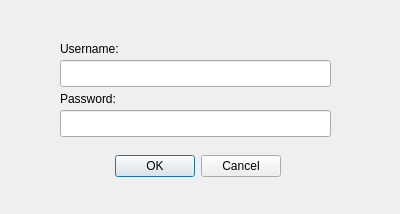
<?xml version="1.0" encoding="UTF-8"?>
<ui version="4.0">
 <class>RegisterDialog</class>
 <widget class="QDialog" name="RegisterDialog">
  <property name="geometry">
   <rect>
    <x>0</x>
    <y>0</y>
    <width>400</width>
    <height>214</height>
   </rect>
  </property>
  <property name="windowTitle">
   <string>Dialog</string>
  </property>
  <widget class="QDialogButtonBox" name="buttonBox">
   <property name="geometry">
    <rect>
     <x>-60</x>
     <y>150</y>
     <width>341</width>
     <height>32</height>
    </rect>
   </property>
   <property name="orientation">
    <enum>Qt::Horizontal</enum>
   </property>
   <property name="standardButtons">
    <set>QDialogButtonBox::Cancel|QDialogButtonBox::Ok</set>
   </property>
  </widget>
  <widget class="QLineEdit" name="usernameInput">
   <property name="geometry">
    <rect>
     <x>60</x>
     <y>60</y>
     <width>271</width>
     <height>27</height>
    </rect>
   </property>
  </widget>
  <widget class="QLabel" name="label">
   <property name="geometry">
    <rect>
     <x>60</x>
     <y>40</y>
     <width>91</width>
     <height>17</height>
    </rect>
   </property>
   <property name="text">
    <string>Username:</string>
   </property>
  </widget>
  <widget class="QLineEdit" name="passwordInput">
   <property name="geometry">
    <rect>
     <x>60</x>
     <y>110</y>
     <width>271</width>
     <height>27</height>
    </rect>
   </property>
  </widget>
  <widget class="QLabel" name="label_2">
   <property name="geometry">
    <rect>
     <x>60</x>
     <y>90</y>
     <width>91</width>
     <height>17</height>
    </rect>
   </property>
   <property name="text">
    <string>Password:</string>
   </property>
  </widget>
 </widget>
 <resources/>
 <connections>
  <connection>
   <sender>buttonBox</sender>
   <signal>accepted()</signal>
   <receiver>RegisterDialog</receiver>
   <slot>accept()</slot>
   <hints>
    <hint type="sourcelabel">
     <x>248</x>
     <y>254</y>
    </hint>
    <hint type="destinationlabel">
     <x>157</x>
     <y>274</y>
    </hint>
   </hints>
  </connection>
  <connection>
   <sender>buttonBox</sender>
   <signal>rejected()</signal>
   <receiver>RegisterDialog</receiver>
   <slot>reject()</slot>
   <hints>
    <hint type="sourcelabel">
     <x>316</x>
     <y>260</y>
    </hint>
    <hint type="destinationlabel">
     <x>286</x>
     <y>274</y>
    </hint>
   </hints>
  </connection>
 </connections>
</ui>
